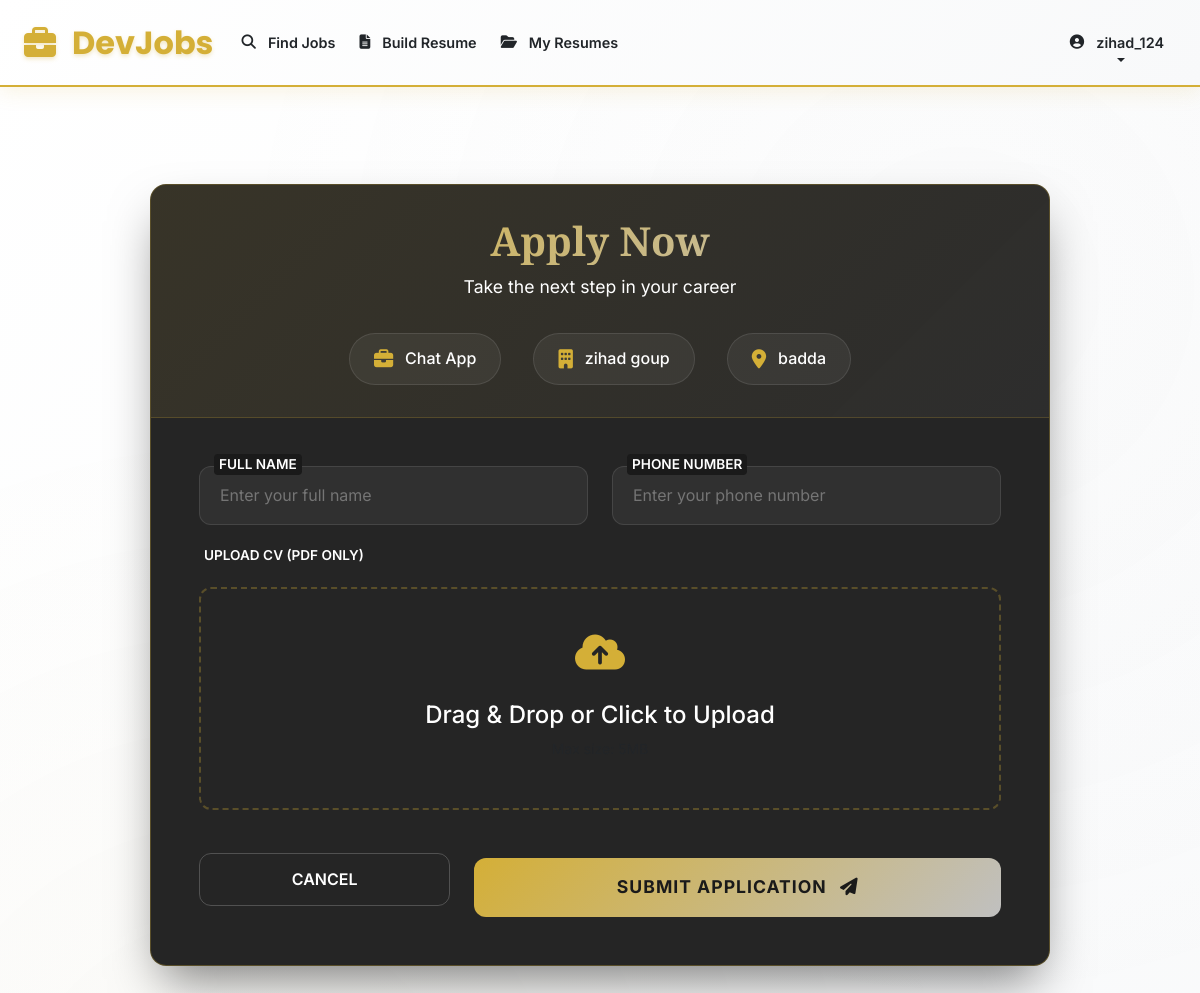
The app's page /jobs/5/apply/ (signed in) with its own data.
### job_resume/models.py (models this page shows, shortened)
class User(AbstractUser):
    ROLE_CHOICES = [
        ('job_seeker', 'Job Seeker'),
        ('employer', 'Employer'),
        ('admin', 'Admin'),
    ]
    role = models.CharField(max_length=20, choices=ROLE_CHOICES, default='job_seeker')

class Job(models.Model):
    STATUS_CHOICES = [
        ('pending', 'Pending Approval'),
        ('approved', 'Approved'),
        ('rejected', 'Rejected'),
    ]
    title = models.CharField(max_length=200)
    description = models.TextField()
    company = models.CharField(max_length=100)
    location = models.CharField(max_length=100)
    salary = models.DecimalField(max_digits=10, decimal_places=2, null=True, blank=True)
    posted_by = models.ForeignKey(User, on_delete=models.CASCADE, related_name='posted_jobs')
    status = models.CharField(max_length=20, choices=STATUS_CHOICES, default='pending')
    created_at = models.DateTimeField(auto_now_add=True)
    updated_at = models.DateTimeField(auto_now=True)

### job_resume/views.py (the view)
# urls.py: path('jobs/<int:job_id>/apply/', views.apply_job, name='apply_job'),
@login_required
@job_seeker_required
def apply_job(request, job_id):
    job = get_object_or_404(Job, id=job_id)
    if request.method == 'POST':
        form = JobApplicationForm(request.POST, request.FILES)
        if form.is_valid():
            application = form.save(commit=False)
            application.user = request.user
            application.job = job
            application.save()
            messages.success(request, 'Application submitted successfully!')
            return redirect('job_resume:my_applications')
        else:
            messages.error(request, 'Please correct the errors below.')
    else:
        form = JobApplicationForm()
    return render(request, 'apply_job.html', {'job': job, 'form': form})

### job_resume/forms.py
class JobApplicationForm(forms.ModelForm):
    cv_pdf = forms.FileField(
        required=True,
        label="Upload CV (PDF only)",
        help_text="Please upload your CV in PDF format",
        widget=forms.FileInput(attrs={'accept': '.pdf'})
    )
    class Meta:
        model = Application
        fields = ['name', 'phone', 'cv_pdf']
        widgets = {
            'name': forms.TextInput(attrs={'placeholder': 'Enter your full name'}),
            'phone': forms.TextInput(attrs={'placeholder': 'Enter your phone number'}),
        }

### job_resume/templates/apply_job.html (shortened to what this page needs)
{% extends 'base.html' %}
{% block content %}
<div class="apply-section">
    <div class="apply-card animate-slide-in-up">
        <div class="apply-header">
            <h1 class="apply-title">Apply Now</h1>
            <p class="apply-subtitle">Take the next step in your career</p>
            <div class="job-meta-row">
                <div class="job-meta">
                    <i class="fas fa-briefcase"></i><span>{{ job.title }}</span>
                </div>
                <div class="job-meta">
                    <i class="fas fa-building"></i>
                    <span>{{ job.company }}</span>
                </div>
                <div class="job-meta">
                    <i class="fas fa-map-marker-alt"></i>
                    <span>{{ job.location }}</span>
                </div>
            </div>
        </div>
        <div class="apply-body">
            <form method="post" enctype="multipart/form-data" class="needs-validation" novalidate>
                <div class="row">
                    <div class="col-md-6">
                        <div class="form-group-custom animate-fade-in-up animate-delay-1">
                            <label for="{{ form.name.id_for_label }}" class="form-label-custom">
                                FULL NAME
                            </label>
                            {{ form.name }}
                        </div>
                    </div>
                    <div class="col-md-6">
                        <div class="form-group-custom animate-fade-in-up animate-delay-2">
                            <label for="{{ form.phone.id_for_label }}" class="form-label-custom">
                                PHONE NUMBER
                            </label>
                            {{ form.phone }}
                        </div>
                    </div>
                </div>
                <div class="form-group-custom animate-fade-in-up animate-delay-3">
                    <label class="form-label-custom"
                        style="left: 0; position: relative; margin-bottom: 0.5rem; display: block; background: none;">
                        UPLOAD CV (PDF ONLY)
                    </label>
                    <div class="file-upload-wrapper" id="drop-zone">
                        <div class="file-upload-icon">
                            <i class="fas fa-cloud-upload-alt"></i>
                        </div>
                        <h4 class="upload-text">Drag & Drop or Click to Upload</h4>
                        <p class="small text-muted mb-0">Max size: 5MB</p>
                    </div>
                </div>
                <div class="row mt-4 align-items-center animate-fade-in-up animate-delay-4">
                    <div class="col-md-4 mb-3 mb-md-0">
                        <a href="{% url 'job_resume:job_detail' job.id %}" class="btn-cancel">
                            CANCEL
                        </a>
                    </div>
                    <div class="col-md-8">
                        <button type="submit" class="btn btn-apply">
                            SUBMIT APPLICATION <i class="fas fa-paper-plane ms-2"></i>
                        </button>
                    </div>
                </div>
            </form>
        </div>
    </div>
</div>
{% endblock %}

### job_resume/templates/base.html (shortened to what this page needs)
<!DOCTYPE html>
<html lang="en">
<head>
    <link href="https://cdn.jsdelivr.net/npm/bootstrap@5.3.0/dist/css/bootstrap.min.css" rel="stylesheet"
>
    <link href="https://cdnjs.cloudflare.com/ajax/libs/font-awesome/6.4.0/css/all.min.css" rel="stylesheet"
>
    {% load static %}
    <link rel="stylesheet" href="{% static 'css/style.css' %}">
</head>
<body>
    <nav class="navbar navbar-expand-lg navbar-light navbar-custom fade-in-up">
        <div class="container-xxl px-3 px-lg-4">
            <a class="navbar-brand navbar-brand-custom" href="{% url 'job_resume:home' %}">
                <i class="fas fa-briefcase me-2"></i>DevJobs
            </a>
            <div class="collapse navbar-collapse" id="navbarNav">
                <ul class="navbar-nav me-auto">
                    <li class="nav-item">
                        <a class="nav-link nav-link-custom" href="{% url 'job_resume:job_list' %}">
                            <i class="fas fa-search me-1"></i>Find Jobs
                        </a>
                    </li>
                    {% if user.is_authenticated %}
                    {% if user.role == 'job_seeker' %}
                    <li class="nav-item">
                        <a class="nav-link nav-link-custom" href="{% url 'job_resume:resume_builder' %}">
                            <i class="fas fa-file-alt me-1"></i>Build Resume
                        </a>
                    </li>
                    <li class="nav-item">
                        <a class="nav-link nav-link-custom" href="{% url 'job_resume:my_resumes' %}">
                            <i class="fas fa-folder-open me-1"></i>My Resumes
                        </a>
                    </li>
                    {% endif %}
                    {% endif %}
                </ul>
                <ul class="navbar-nav">
                    {% if user.is_authenticated %}
                    <li class="nav-item dropdown">
                        <a class="nav-link nav-link-custom dropdown-toggle" href="#" id="navbarDropdown" role="button"
                            data-bs-toggle="dropdown">
                            <i class="fas fa-user-circle me-1"></i>{{ user.username }}
                        </a>
                    </li>
                    {% endif %}
                </ul>
            </div>
        </div>
    </nav>
    <main id="main-content" class="container-fluid main-content animate-fade-in-up p-0">
        {% block content %}{% endblock %}
    </main>
</body>
</html>

### job_resume/static/css/style.css (style rules this page uses)
:root { --primary-gold: #d4af37; --secondary-gold: #c0c0c0; --accent-gold: #d4af37; --accent-silver: #c0c0c0; --dark-bg: #1a1a1a; --light-bg: #ffffff; --secondary-light: #f8f9fa; --tertiary-bg: #f1f3f4; --text-dark: #212529; --text-muted: #ffffff; --text-light: #ffffff; --success-green: #28a745; --warning-yellow: #ffc107; --danger-red: #dc3545; --info-blue: #17a2b8; --shadow-sm: 0 2px 4px rgba(212, 175, 55, 0.1); --shadow: 0 4px 20px rgba(212, 175, 55, 0.15); --shadow-lg: 0 8px 32px rgba(212, 175, 55, 0.2); --shadow-hover: 0 6px 25px rgba(212, 175, 55, 0.25); --shadow-glow: 0 0 20px rgba(212, 175, 55, 0.3); --gradient-bg: linear-gradient(135deg, #ffffff 0%, #f8f9fa 100%); --gradient-accent: linear-gradient(135deg, #d4af37 0%, #c0c0c0 100%); --gradient-primary: linear-gradient(135deg, #d4af37 0%, #b8860b 50%, #c0c0c0 100%); --gradient-dark: linear-gradient(135deg, #2c3e50 0%, #34495e 100%); --gradient-card: linear-gradient(135deg, #ffffff 0%, #f8f9fa 50%, #e9ecef 100%); --border-radius-sm: 8px; --border-radius: 12px; --border-radius-lg: 16px; --border-radius-xl: 24px; --border-gold: 1px solid #d4af37; --border-silver: 1px solid #c0c0c0; --transition-fast: all 0.2s ease; --transition: all 0.3s ease; --transition-slow: all 0.5s ease; }
body { font-family: 'Inter', sans-serif; background-color: #ffffff; color: #212529; margin: 0; padding: 0; margin-top: 90px; overflow-x: hidden; }
.navbar { background: linear-gradient(135deg, #ffffff 0%, #f8f9fa 100%); border-bottom: 1px solid #d4af37; box-shadow: 0 4px 20px rgba(212, 175, 55, 0.15); backdrop-filter: blur(10px); transition: all 0.3s ease; position: fixed; top: 0; width: 100%; z-index: 9999; }
.navbar-brand { font-family: 'Poppins', sans-serif; font-weight: 700; font-size: 1.5rem; color: #d4af37 !important; }
.navbar-nav .nav-link { color: #212529 !important; font-weight: 500; transition: all 0.3s ease; }
.fade-in-up { animation: fadeInUp 0.6s ease-out; }
body { font-family: 'Inter', sans-serif; background: linear-gradient(135deg, #ffffff 0%, #f8f9fa 100%); color: #212529; line-height: 1.6; margin: 0; padding: 0; margin-top: 100px; overflow-x: hidden; position: relative; }
body::before { content: ''; position: fixed; top: 0; left: 0; right: 0; bottom: 0; background: radial-gradient(circle at 20% 80%, rgba(212, 175, 55, 0.03) 0%, transparent 50%), radial-gradient(circle at 80% 20%, rgba(192, 192, 192, 0.03) 0%, transparent 50%); pointer-events: none; z-index: -1; }
.navbar { background: linear-gradient(135deg, #ffffff 0%, #f8f9fa 100%); border-bottom: 2px solid #d4af37; box-shadow: 0 4px 20px rgba(212, 175, 55, 0.15); backdrop-filter: blur(20px); transition: all 0.3s ease; position: fixed; top: 0; width: 100%; z-index: 1030; padding: 0.5rem 0; }
.navbar-brand { font-family: 'Poppins', sans-serif; font-weight: 700; font-size: 1.8rem; color: #d4af37 !important; text-shadow: 0 2px 4px rgba(212, 175, 55, 0.3); transition: all 0.3s ease; position: relative; }
.navbar-brand::after { content: ''; position: absolute; bottom: -5px; left: 0; width: 0; height: 2px; background: linear-gradient(135deg, #d4af37 0%, #c0c0c0 100%); transition: all 0.3s ease; }
.navbar-nav .nav-link { color: #212529 !important; font-weight: 600; font-size: 1rem; transition: all 0.3s ease; position: relative; padding: 0.5rem 1rem; margin: 0 0.25rem; border-radius: 12px; }
.navbar-nav .nav-link::after { content: ''; position: absolute; bottom: 0; left: 50%; width: 0; height: 2px; background: linear-gradient(135deg, #d4af37 0%, #c0c0c0 100%); transition: all 0.3s ease; transform: translateX(-50%); }
.btn { border-radius: 12px; font-weight: 600; text-transform: uppercase; letter-spacing: 0.5px; transition: all 0.3s ease; position: relative; overflow: hidden; border: none; }
.btn::before { content: ''; position: absolute; top: 50%; left: 50%; width: 0; height: 0; background: rgba(255, 255, 255, 0.2); border-radius: 50%; transform: translate(-50%, -50%); transition: all 0.3s ease; }
.fade-in-up { animation: fadeInUp 0.8s ease-out; }
@media (max-width: 1200px) { .navbar-brand { font-size: 1.6rem; } }

### records on screen
User: username "zihad_124"
Job: title "Chat App", company "zihad goup", location "badda"
